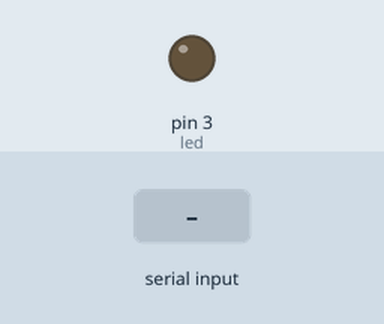
Simulated run of this sketch. Board: Arduino Uno, built with avr-gcc and run on an emulated ATmega328P. On the bench: output pins drawn as LEDs (lit = HIGH). The inputs (shaded band) are chosen by the test bench. What the sketch prints to the serial monitor is not drawn.

Above: at 1.2 s.
1.3 s: "1" received over Serial
At 2.5 s:
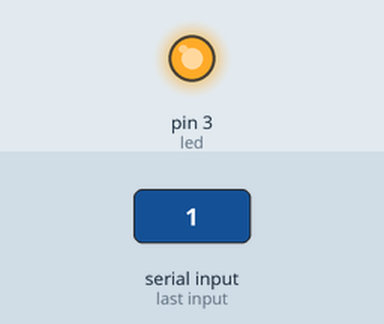
2.8 s: "0" received over Serial
At 3.9 s:
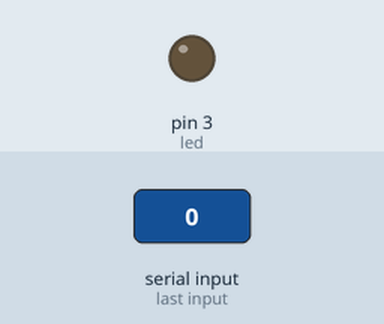
Timing chart, 0 to 5.8 s (numbered marks = the images above; inputs shaded):
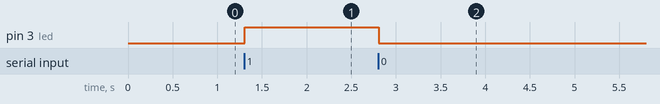

The sketch:

reto_11_b.ino
```cpp
int led = 3;
int val = 0;


void setup() {
  pinMode(led, OUTPUT);
  Serial.begin(9600);
}

void loop() {

  if (Serial.available() > 0) {
    val = Serial.read();
  }
  Serial.println(val, DEC);

  switch (val) {
    case 48:
      {
        digitalWrite(led, LOW);
        break;
      }
    case 49:
      {
        digitalWrite(led, HIGH);
        break;
      }
  }
}
```

Measured:
- after the input at 1.3 s, pin 3 (led): LOW → HIGH at once
- after the input at 2.8 s, pin 3 (led): HIGH → LOW at once
